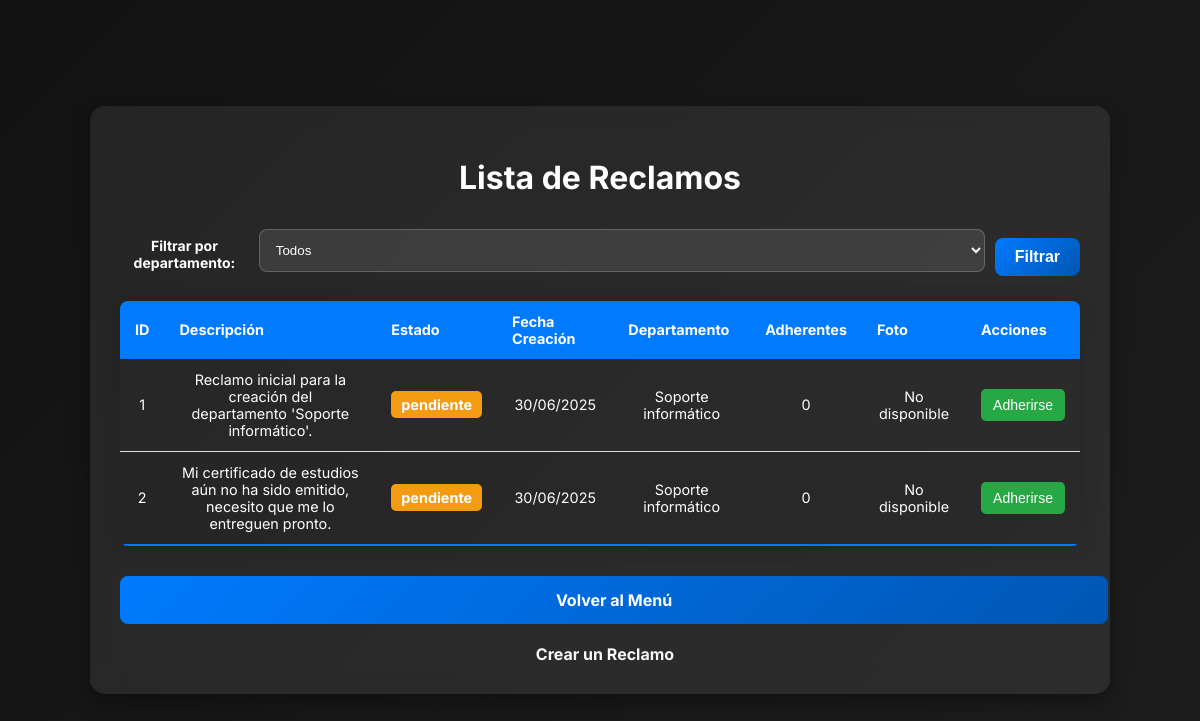
Before: /listar_reclamos (signed in) with the older database file.
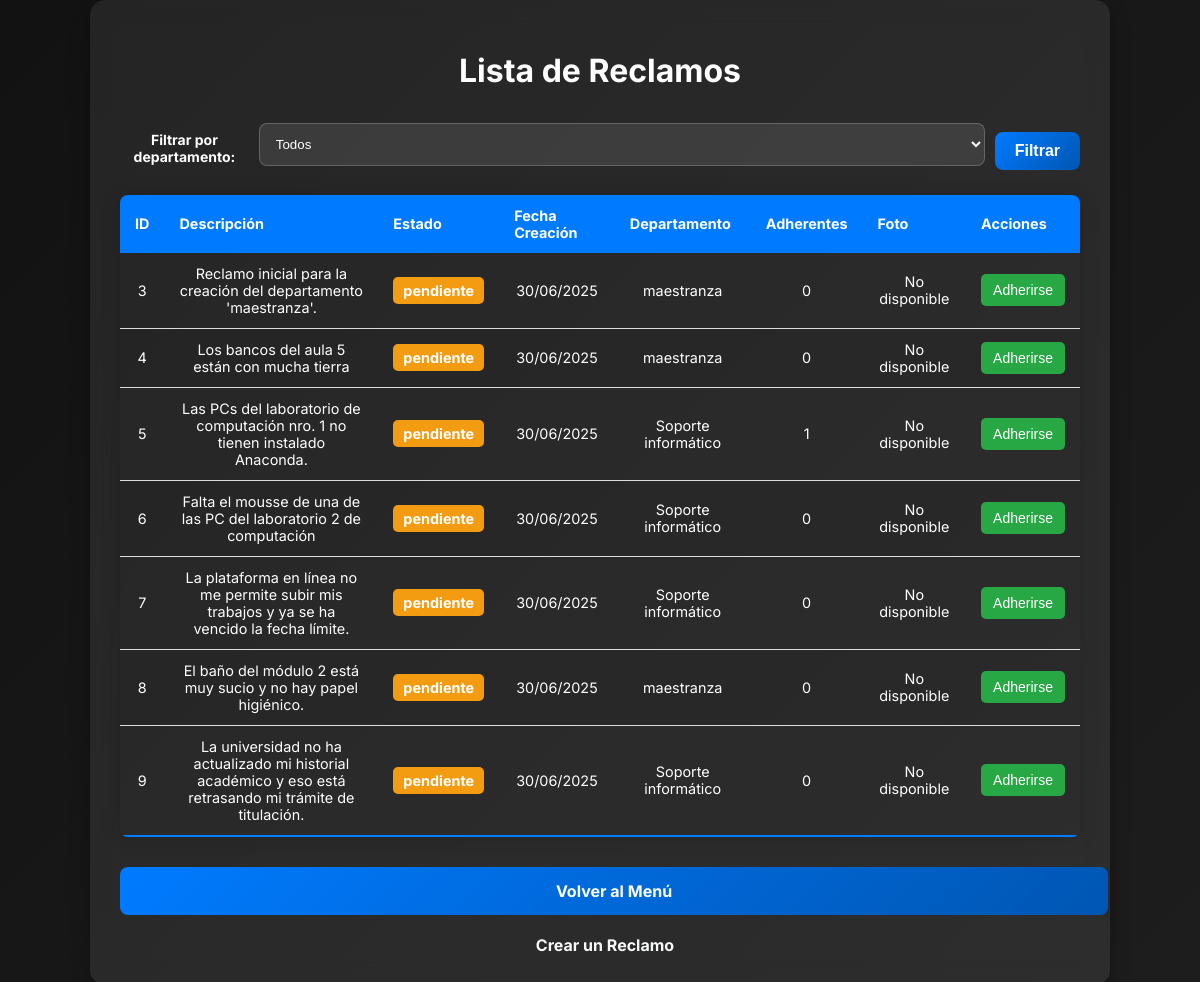
After: the same page with the newer database file.
### modules/modelos.py (models this page shows, shortened)
class ModeloReclamo(Base):
    __tablename__= 'reclamos'
    id= Column(Integer, primary_key=True)
    descripcion= Column(String(1000), nullable=False)
    estado= Column(String(50), default="pendiente") #El estado. Puede ser Pendiente, o Resuelto
    departamento= Column(String(100), nullable=False)
    fecha_creacion= Column(DateTime, default=datetime.utcnow)
    fecha_resolucion= Column(DateTime, nullable=True)
    id_usuario= Column(Integer, ForeignKey('usuarios.id')) #Reclamo ligado a usuario
    foto = Column(String(255), nullable=True)

### server.py (the view, shortened to what this page needs)
@app.route('/listar_reclamos', methods=['GET'])
@login_required
def listar_reclamos():
    departamento_filtro = request.args.get('departamento')
    if current_user.es_jefe() or current_user.es_secretario():
        lista_reclamos = gestor_reclamos.listar_reclamos_por_departamento(current_user.departamento)
    else:
        if departamento_filtro:
            lista_reclamos = gestor_reclamos.listar_reclamos_por_departamento(departamento_filtro, estado="pendiente")
        else:
            lista_reclamos = gestor_reclamos.listar_reclamos_para_usuarios()
    departamentos = gestor_reclamos.obtener_departamentos()
    return render_template('listar_reclamos.html',
                          lista_reclamos=lista_reclamos,
                          departamentos=departamentos,
                          departamento_filtro=departamento_filtro)

### modules/dominio.py (called while the page is built)
    @property
    def id(self):
        return self.__id

    @property
    def descripcion(self):
        return self.__descripcion

    @property
    def estado(self):
        return self.__estado

    @property
    def id_usuario(self):
        return self.__id_usuario

    @property
    def departamento(self):
        return self.__departamento

    @property
    def fecha_creacion(self):
        return self.__fecha_creacion

    @property
    def foto(self):
        return self.__foto

    @property
    def fecha_resolucion(self):
        return self.__fecha_resolucion

    @id.setter
    def id(self, p_id):
        if p_id is not None and not isinstance(p_id, int):
            raise ValueError("El id debe ser un número entero")
        self.__id=p_id

    @descripcion.setter
    def descripcion(self, p_descripcion):
        if not isinstance(p_descripcion, str) or p_descripcion.strip() == "":
            raise ValueError("La descripcion no puede estar vacía")
        self.__descripcion= p_descripcion.strip()

    @estado.setter
    def estado(self, p_estado):
        if p_estado not in ["pendiente", "resuelto", "en proceso","inválido"]:
            raise ValueError("El estado debe ser 'pendiente', 'resuelto', 'en proceso' o 'invalido'")
        self.__estado=p_estado

    @id_usuario.setter
    def id_usuario(self, p_id_usuario):
        if  p_id_usuario is not None and not isinstance(p_id_usuario, int):
            raise ValueError("El ID de usuario debe ser un número entero")
        self.__id_usuario=p_id_usuario

    @departamento.setter
    def departamento(self, p_departamento):
        if not isinstance(p_departamento, str) or p_departamento.strip()== "":
            raise ValueError("El departamento no puede estar vacío")
        self.__departamento=p_departamento

    @fecha_creacion.setter
    def fecha_creacion(self, p_fecha_creacion):
        self.__fecha_creacion= p_fecha_creacion

    @foto.setter
    def foto(self, p_foto):
        self.__foto=p_foto

    @fecha_resolucion.setter
    def fecha_resolucion(self, p_fecha_resolucion):
        self.__fecha_resolucion= p_fecha_resolucion

    @property
    def id(self):
        return self.__id

    @property
    def nombre(self):
        return self.__nombre

    @property
    def apellido(self):
        return self.__apellido

    @property
    def username(self):
        return self.__username

    @property
    def email(self):
        return self.__email

    @property
    def password(self):
        return self.__password

### templates/listar_reclamos.html (shortened to what this page needs)
<!DOCTYPE html>
<html lang="es">
<head>
    <link rel="stylesheet" type="text/css" href="{{ url_for('static', filename='style.css') }}">
</head>
<body>
    <div class="container" style="width: 80%; max-width: 1200px;">
        <h1>Lista de Reclamos</h1>
        {% if not (current_user.es_jefe() or current_user.es_secretario() or current_user.es_tecnico()) %}
            <form method="GET" action="{{ url_for('listar_reclamos') }}" class="filter-form">
                <label for="departamento">Filtrar por departamento:</label>
                <select name="departamento" class="form-control">
                    <option value="">Todos</option>
                </select>
                <button type="submit" class="btn-primary" style="width: auto; padding: 10px 20px;">Filtrar</button>
            </form>
        {% else %}
             <p>Viendo reclamos para el departamento: <strong>{{ current_user.departamento }}</strong></p>
        {% endif %}
        {% if lista_reclamos %}
            <table class="styled-table">
                <thead>
                    <tr>
                        <th>ID</th>
                        <th>Descripción</th>
                        <th>Estado</th>
                        <th>Fecha Creación</th>
                        <th>Departamento</th>
                        <th>Adherentes</th>
                        <th>Foto</th>
                        <th>Acciones</th>
                    </tr>
                </thead>
                <tbody>
                    {% for reclamo in lista_reclamos %}
                    <tr>
                        <td>{{ reclamo.id }}</td>
                        <td>{{ reclamo.descripcion }}</td>
                        <td><span class="status {{ reclamo.estado|replace(' ', '.') }}">{{ reclamo.estado }}</span></td>
                        <td>{{ reclamo.fecha_creacion.strftime('%d/%m/%Y') }}</td>
                        <td>{{ reclamo.departamento }}</td>
                        <td>{{ reclamo.adherentes }}</td>
                        <td>
                            {% if reclamo.foto %}
                                <img src="{{ url_for('static', filename='uploads/' + reclamo.foto) }}" alt="Foto del reclamo" width="100" style="border-radius: 5px;">
                            {% else %}
                                <span>No disponible</span>
                            {% endif %}
                        </td>
                        <td>
                            {% if not (current_user.es_jefe() or current_user.es_secretario() or current_user.es_tecnico()) %}
                            <form action="{{ url_for('adherirse') }}" method="POST" style="display:inline;">
                                <button type="submit" class="btn-join">Adherirse</button>
                            </form>
                            {% endif %}
                        </td>
                    </tr>
                    {% endfor %}
                </tbody>
            </table>
        {% else %}
            <div class="alert alert-info">No hay reclamos que coincidan con los criterios de búsqueda.</div>
        {% endif %}
        <div class="links-container" style="margin-top: 30px;">
            {% if current_user.es_jefe() or current_user.es_secretario() or current_user.es_tecnico() %}
                <a href="{{ url_for('dashboard') }}" class="btn-primary">Volver al Dashboard</a>
            {% else %}
                <a href="{{ url_for('menu_principal') }}" class="btn-primary">Volver al Menú</a>
                <a href="{{ url_for('agregar_reclamo') }}" class="btn-secondary" style="margin-left: 10px;">Crear un Reclamo</a>
            {% endif %}
        </div>
    </div>
</body>
</html>

### static/style.css (style rules this page uses)
body { font-family: 'Inter', sans-serif; background: linear-gradient(135deg, #121212, #1d1d1d); color: #ffffff; margin: 0; display: flex; justify-content: center; align-items: center; min-height: 100vh; }
.container { width: 40%; padding: 30px; background: rgba(255, 255, 255, 0.08); box-shadow: 0px 10px 20px rgba(0, 0, 0, 0.3); border-radius: 15px; backdrop-filter: blur(12px); text-align: center; transition: all 0.3s ease-in-out; }
label { font-weight: bold; display: block; margin-top: 15px; font-size: 14px; }
.form-control { width: 100%; padding: 12px; margin-top: 8px; border: 1px solid rgba(255, 255, 255, 0.2); border-radius: 8px; background: rgba(255, 255, 255, 0.1); color: #fff; transition: 0.3s; }
.btn-primary { display: block; width: 100%; padding: 14px; font-size: 16px; font-weight: bold; background: linear-gradient(135deg, #007bff, #0056b3); color: white; border: none; border-radius: 8px; cursor: pointer; transition: 0.4s ease-in-out; margin-top: 20px; }
a { color: #f8f9fa; text-decoration: none; font-weight: bold; display: block; margin-top: 20px; transition: 0.3s; }

### templates/listar_reclamos.html (style rules this page uses)
.styled-table { width: 100%; border-collapse: collapse; margin: 25px 0; font-size: 0.9em; border-radius: 8px; overflow: hidden; box-shadow: 0 0 20px rgba(0, 0, 0, 0.15); }
.styled-table thead tr { background-color: #007bff; color: #ffffff; text-align: left; }
.styled-table th, .styled-table td { padding: 12px 15px; }
.styled-table tbody tr { border-bottom: 1px solid #dddddd; }
.styled-table tbody tr:nth-of-type(even) { background-color: rgba(0,0,0,0.05); }
.styled-table tbody tr:last-of-type { border-bottom: 2px solid #007bff; }
.status { padding: 5px 10px; border-radius: 5px; color: white; font-weight: bold; }
.status.pendiente { background-color: #f39c12; }
.btn-join, .btn-edit { padding: 8px 12px; border: none; border-radius: 5px; cursor: pointer; color: white; text-decoration: none; display: inline-block; font-size: 14px; }
.btn-join { background-color: #28a745; }
.filter-form { display: flex; gap: 10px; align-items: center; margin-bottom: 20px; }

Changed rows visible on the page:
no longer on this page (row edited): ModeloReclamo: id "1", descripcion "Reclamo inicial para la creación del departamento 'Soporte informático'.", estado "pendiente", fecha_creacion "30/06/2025", departamento "Soporte informático", adherentes "0"
no longer on this page (row edited): ModeloReclamo: id "2", descripcion "Mi certificado de estudios aún no ha sido emitido, necesito que me lo entreguen pronto.", estado "pendiente", fecha_creacion "30/06/2025", departamento "Soporte informático", adherentes "0"
added ModeloReclamo: id "3", descripcion "Reclamo inicial para la creación del departamento 'maestranza'.", estado "pendiente", fecha_creacion "30/06/2025", departamento "maestranza", adherentes "0"
added ModeloReclamo: id "4", descripcion "Los bancos del aula 5 están con mucha tierra", estado "pendiente", fecha_creacion "30/06/2025", departamento "maestranza", adherentes "0"
added ModeloReclamo: id "5", descripcion "Las PCs del laboratorio de computación nro. 1 no tienen instalado Anaconda.", estado "pendiente", fecha_creacion "30/06/2025", departamento "Soporte informático", adherentes "1"
added ModeloReclamo: id "6", descripcion "Falta el mousse de una de las PC del laboratorio 2 de computación", estado "pendiente", fecha_creacion "30/06/2025", departamento "Soporte informático", adherentes "0"
added ModeloReclamo: id "7", descripcion "La plataforma en línea no me permite subir mis trabajos y ya se ha vencido la fecha límite.", estado "pendiente", fecha_creacion "30/06/2025", departamento "Soporte informático", adherentes "0"
added ModeloReclamo: id "8", descripcion "El baño del módulo 2 está muy sucio y no hay papel higiénico.", estado "pendiente", fecha_creacion "30/06/2025", departamento "maestranza", adherentes "0"
added ModeloReclamo: id "9", descripcion "La universidad no ha actualizado mi historial académico y eso está retrasando mi trámite de titulación.", estado "pendiente", fecha_creacion "30/06/2025", departamento "Soporte informático", adherentes "0"
